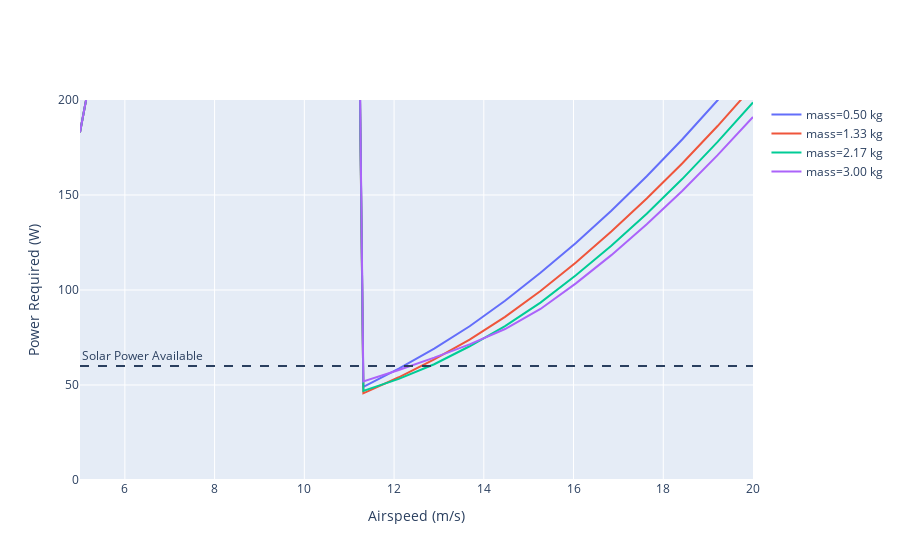

Write notebook code for a chart like this one.
### Code cell
fig = go.Figure()

for mass in df["mass"].unique():
    fig.add_trace(
        go.Scatter(
            x=df[df["mass"]==mass]["V"],
            y=df[df["mass"]==mass]["preq"],
            mode="lines",
            name=f"mass={mass:.2f} kg"
        )
    )

fig.update_xaxes(title="Airspeed (m/s)")
fig.update_yaxes(title="Power Required (W)", range=[0,200])
fig.add_hline(y=solar_power, line_dash="dash", annotation_text="Solar Power Available", annotation_position="top left")
fig

### Figure 1 — Plotly figure (JSON) as saved in the notebook; plotly's stock layout.template omitted (floating-point values rounded to 4 significant figures)
{"data": [{"mode": "lines", "name": "mass=0.50 kg", "type": "scatter", "x": [5.0, 5.789, 6.579, 7.368, 8.158, 8.947, 9.737, 10.53, 11.32, 12.11, 12.89, 13.68, 14.47, 15.26, 16.05, 16.84, 17.63, 18.42, 19.21, 20.0], "y": [183.0, 281.9, 411.8, 577.0, 781.6, 1030.0, 1326.0, 1675.0, 49.02, 58.57, 69.19, 80.93, 94.31, 109.1, 124.8, 141.7, 159.9, 179.2, 199.9, 221.7]}, {"mode": "lines", "name": "mass=1.33 kg", "type": "scatter", "x": [5.0, 5.789, 6.579, 7.368, 8.158, 8.947, 9.737, 10.53, 11.32, 12.11, 12.89, 13.68, 14.47, 15.26, 16.05, 16.84, 17.63, 18.42, 19.21, 20.0], "y": [183.0, 281.9, 411.8, 577.0, 781.6, 1030.0, 1326.0, 1675.0, 45.62, 54.07, 63.51, 73.85, 85.84, 99.44, 114.5, 130.8, 148.1, 166.6, 186.3, 207.3]}, {"mode": "lines", "name": "mass=2.17 kg", "type": "scatter", "x": [5.0, 5.789, 6.579, 7.368, 8.158, 8.947, 9.737, 10.53, 11.32, 12.11, 12.89, 13.68, 14.47, 15.26, 16.05, 16.84, 17.63, 18.42, 19.21, 20.0], "y": [183.0, 281.9, 411.8, 577.0, 781.6, 1030.0, 1326.0, 1675.0, 46.91, 53.23, 60.93, 70.39, 80.99, 93.38, 107.7, 123.3, 140.2, 158.4, 178.0, 198.7]}, {"mode": "lines", "name": "mass=3.00 kg", "type": "scatter", "x": [5.0, 5.789, 6.579, 7.368, 8.158, 8.947, 9.737, 10.53, 11.32, 12.11, 12.89, 13.68, 14.47, 15.26, 16.05, 16.84, 17.63, 18.42, 19.21, 20.0], "y": [183.0, 281.9, 411.8, 577.0, 781.6, 1030.0, 1326.0, 1675.0, 51.89, 57.89, 64.39, 71.39, 79.47, 90.03, 103.5, 118.3, 134.6, 152.1, 171.0, 191.1]}], "layout": {"annotations": [{"showarrow": false, "text": "Solar Power Available", "x": 0, "xanchor": "left", "xref": "x domain", "y": 60, "yanchor": "bottom", "yref": "y"}], "shapes": [{"line": {"dash": "dash"}, "type": "line", "x0": 0, "x1": 1, "xref": "x domain", "y0": 60, "y1": 60, "yref": "y"}], "xaxis": {"title": {"text": "Airspeed (m/s)"}}, "yaxis": {"range": [0, 200], "title": {"text": "Power Required (W)"}}}}
